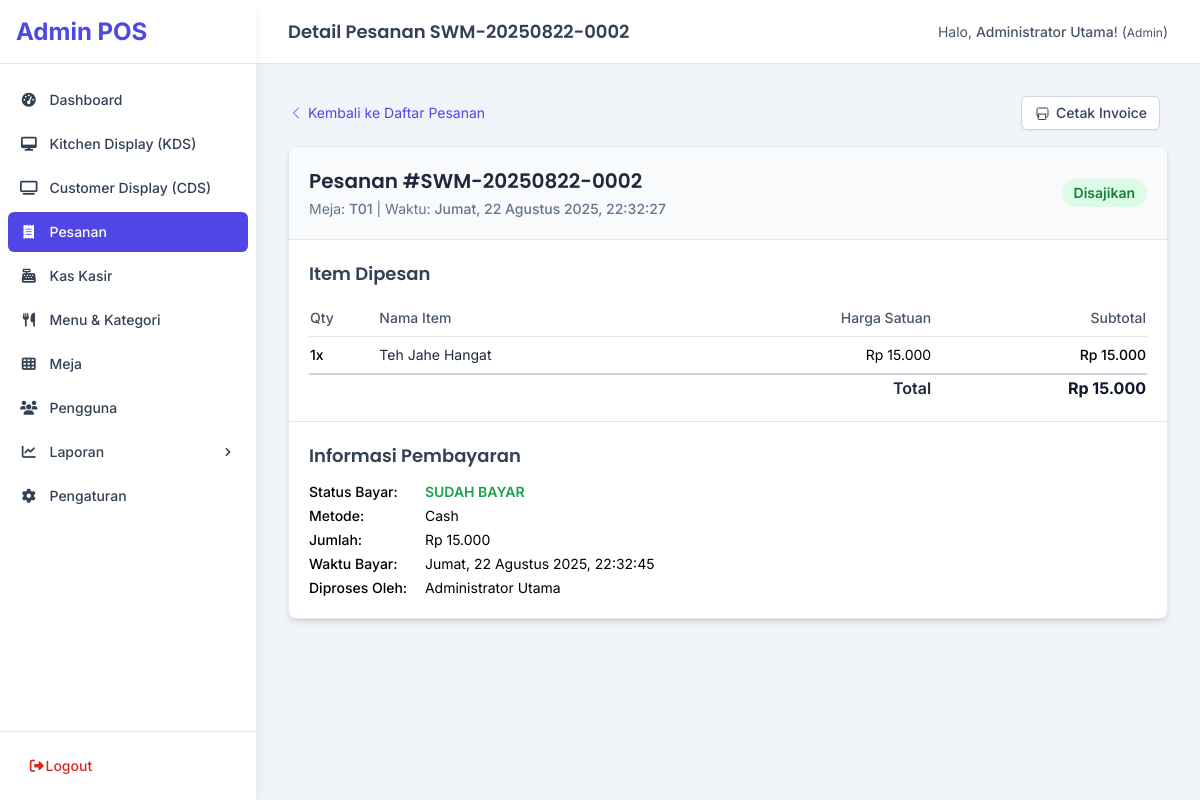
/admin/orders/show/8 (signed in), run on the app's committed database.
### tables this page shows
CREATE TABLE IF NOT EXISTS `orders` (
  `id` bigint(20) unsigned NOT NULL AUTO_INCREMENT,
  `table_id` int(10) unsigned NOT NULL COMMENT 'Relasi ke meja tempat pesanan dibuat',
  `order_number` varchar(100) NOT NULL COMMENT 'Nomor unik pesanan (e.g., STW-YYYYMMDD-NNN)',
  `total_amount` decimal(15,2) NOT NULL DEFAULT '0.00' COMMENT 'Total harga pesanan (dihitung dari order_items)',
  `status` varchar(25) NOT NULL DEFAULT 'pending_payment' COMMENT 'Status progres pesanan',
  `notes` text DEFAULT NULL COMMENT 'Catatan tambahan dari pelanggan untuk keseluruhan pesanan',
  `order_time` timestamp NOT NULL DEFAULT CURRENT_TIMESTAMP COMMENT 'Waktu pesanan dibuat',
  `created_at` timestamp DEFAULT CURRENT_TIMESTAMP,
  `updated_at` timestamp DEFAULT CURRENT_TIMESTAMP ON UPDATE CURRENT_TIMESTAMP,
  `shipping_cost` decimal(15,2) NOT NULL DEFAULT '0.00',
  `service_charge` decimal(15,2) NOT NULL DEFAULT '0.00',
  `mdr_service_fee` decimal(15,2) NOT NULL DEFAULT '0.00',
  `rounding` decimal(15,2) NOT NULL DEFAULT '0.00',
  `tax` decimal(15,2) NOT NULL DEFAULT '0.00',
  `other_revenue` decimal(15,2) NOT NULL DEFAULT '0.00',
  `purchase_promo` decimal(15,2) NOT NULL DEFAULT '0.00',
  `product_promo` decimal(15,2) NOT NULL DEFAULT '0.00',
  `complimentary` decimal(15,2) NOT NULL DEFAULT '0.00',
  `admin_fee` decimal(15,2) NOT NULL DEFAULT '0.00',
  `refunds` decimal(15,2) NOT NULL DEFAULT '0.00',
  `mdr_fee` decimal(15,2) NOT NULL DEFAULT '0.00',
  `commission` decimal(15,2) NOT NULL DEFAULT '0.00',
  PRIMARY KEY (`id`)  ,
  UNIQUE KEY `order_number` (`order_number`),
  KEY `fk_orders_tables_idx` (`table_id`),
  KEY `idx_orders_status` (`status`),
  KEY `idx_orders_order_time` (`order_time`),
  CONSTRAINT `fk_orders_tables` FOREIGN KEY (`table_id`) REFERENCES `tables` (`id`) ON UPDATE CASCADE
);

CREATE TABLE IF NOT EXISTS `tables` (
  `id` int(10) unsigned NOT NULL AUTO_INCREMENT,
  `table_number` varchar(50) NOT NULL COMMENT 'Nomor atau Nama Meja (e.g., T01, T02, VIP 1)',
  `qr_code_identifier` varchar(100) NOT NULL COMMENT 'Identifier unik untuk URL QR Code (bisa UUID atau random string)',
  `description` varchar(255) DEFAULT NULL COMMENT 'Deskripsi tambahan meja',
  `is_active` tinyint(1) NOT NULL DEFAULT '1' COMMENT 'Apakah meja ini aktif digunakan',
  `created_at` timestamp DEFAULT CURRENT_TIMESTAMP,
  `updated_at` timestamp DEFAULT CURRENT_TIMESTAMP ON UPDATE CURRENT_TIMESTAMP,
  PRIMARY KEY (`id`)  ,
  UNIQUE KEY `table_number` (`table_number`),
  UNIQUE KEY `qr_code_identifier` (`qr_code_identifier`),
  KEY `idx_tables_table_number` (`table_number`),
  KEY `idx_tables_qr_code_identifier` (`qr_code_identifier`)
);

CREATE TABLE IF NOT EXISTS `order_items` (
  `id` bigint(20) unsigned NOT NULL AUTO_INCREMENT,
  `order_id` bigint(20) unsigned NOT NULL COMMENT 'Relasi ke tabel orders',
  `menu_item_id` int(10) unsigned NOT NULL COMMENT 'Relasi ke tabel menu_items',
  `quantity` int(10) unsigned NOT NULL DEFAULT '1' COMMENT 'Jumlah item yang dipesan',
  `price_at_order` decimal(12,2) NOT NULL COMMENT 'Harga item pada saat dipesan',
  `subtotal` decimal(15,2) NOT NULL COMMENT 'Total harga (quantity * price_at_order)',
  `notes` varchar(255) DEFAULT NULL COMMENT 'Catatan spesifik untuk item ini',
  PRIMARY KEY (`id`)  ,
  KEY `fk_order_items_orders_idx` (`order_id`),
  KEY `fk_order_items_menu_items_idx` (`menu_item_id`),
  CONSTRAINT `fk_order_items_menu_items` FOREIGN KEY (`menu_item_id`) REFERENCES `menu_items` (`id`) ON UPDATE CASCADE,
  CONSTRAINT `fk_order_items_orders` FOREIGN KEY (`order_id`) REFERENCES `orders` (`id`) ON DELETE CASCADE ON UPDATE CASCADE
);

CREATE TABLE IF NOT EXISTS `menu_items` (
  `id` int(10) unsigned NOT NULL AUTO_INCREMENT,
  `category_id` int(10) unsigned NOT NULL COMMENT 'Relasi ke tabel categories',
  `name` varchar(150) NOT NULL COMMENT 'Nama item menu',
  `description` text DEFAULT NULL COMMENT 'Deskripsi item menu',
  `price` decimal(12,2) NOT NULL COMMENT 'Harga item menu (gunakan DECIMAL untuk uang)',
  `cost` decimal(12,2) DEFAULT '0.00' COMMENT 'Harga pokok penjualan (HPP) per item',
  `image_path` varchar(255) DEFAULT NULL COMMENT 'Path ke file gambar item menu',
  `is_available` tinyint(1) NOT NULL DEFAULT '1' COMMENT 'Status ketersediaan item (1=Tersedia, 0=Habis)',
  `created_at` timestamp DEFAULT CURRENT_TIMESTAMP,
  `updated_at` timestamp DEFAULT CURRENT_TIMESTAMP ON UPDATE CURRENT_TIMESTAMP,
  PRIMARY KEY (`id`)  ,
  KEY `fk_menu_items_categories_idx` (`category_id`),
  KEY `idx_menu_items_name` (`name`),
  CONSTRAINT `fk_menu_items_categories` FOREIGN KEY (`category_id`) REFERENCES `categories` (`id`) ON UPDATE CASCADE
);

CREATE TABLE IF NOT EXISTS `payments` (
  `id` bigint(20) unsigned NOT NULL AUTO_INCREMENT,
  `order_id` bigint(20) unsigned NOT NULL COMMENT 'Relasi ke order yang dibayar',
  `payment_method` enum('cash','qris','card','transfer') NOT NULL DEFAULT 'cash' COMMENT 'Metode pembayaran',
  `amount_paid` decimal(15,2) NOT NULL COMMENT 'Jumlah yang dibayar',
  `payment_time` timestamp NOT NULL DEFAULT CURRENT_TIMESTAMP COMMENT 'Waktu pembayaran',
  `processed_by_user_id` int(10) unsigned DEFAULT NULL COMMENT 'Staff (user) yang memproses pembayaran',
  `created_at` timestamp DEFAULT CURRENT_TIMESTAMP,
  `updated_at` timestamp DEFAULT CURRENT_TIMESTAMP ON UPDATE CURRENT_TIMESTAMP,
  PRIMARY KEY (`id`)  ,
  UNIQUE KEY `order_id` (`order_id`),
  KEY `fk_payments_users` (`processed_by_user_id`),
  CONSTRAINT `fk_payments_orders` FOREIGN KEY (`order_id`) REFERENCES `orders` (`id`) ON UPDATE CASCADE,
  CONSTRAINT `fk_payments_users` FOREIGN KEY (`processed_by_user_id`) REFERENCES `users` (`id`) ON DELETE SET NULL ON UPDATE CASCADE
);

CREATE TABLE IF NOT EXISTS `users` (
  `id` int(10) unsigned NOT NULL AUTO_INCREMENT,
  `username` varchar(50) NOT NULL COMMENT 'Username untuk login',
  `password` varchar(255) NOT NULL COMMENT 'HARUS disimpan dalam bentuk hash!',
  `name` varchar(100) NOT NULL COMMENT 'Nama lengkap pengguna',
  `role` enum('admin','staff','kitchen') NOT NULL DEFAULT 'staff' COMMENT 'Peran pengguna (admin, staff kasir, staff dapur)',
  `is_active` tinyint(1) NOT NULL DEFAULT '1' COMMENT 'Status aktif pengguna',
  `created_at` timestamp DEFAULT CURRENT_TIMESTAMP,
  `updated_at` timestamp DEFAULT CURRENT_TIMESTAMP ON UPDATE CURRENT_TIMESTAMP,
  PRIMARY KEY (`id`)  ,
  UNIQUE KEY `username` (`username`),
  KEY `idx_users_username` (`username`)
);

### app/views/admin/orders/show.php (the view, shortened to what the rows shown need)
<?php
$order = $order ?? null;
$payment = $payment ?? null;
$statusClasses = [
    'pending_payment' => 'bg-orange-100 text-orange-700 animate-pulse',
    'received' => 'bg-blue-100 text-blue-700',
    'preparing' => 'bg-yellow-100 text-yellow-700',
    'ready' => 'bg-teal-100 text-teal-700',
    'served' => 'bg-green-100 text-green-700',
    'cancelled' => 'bg-red-100 text-red-700',
];
$statusTexts = [
    'pending_payment' => 'Pembayaran',
    'received' => 'Diterima',
    'preparing' => 'Disiapkan',
    'ready' => 'Siap',
    'served' => 'Disajikan',
    'cancelled' => 'Batal'
];
?>
<?php if ($order): ?>
<div class="max-w-4xl mx-auto">
    <div class="mb-4 flex justify-between items-center">
         <a href="<?= UrlHelper::baseUrl('/admin/orders') ?>" class="inline-flex items-center text-sm text-indigo-600 hover:text-indigo-800">
             <svg class="w-4 h-4 mr-1" xmlns="http://www.w3.org/2000/svg" fill="none" viewBox="0 0 24 24" stroke-width="1.5" stroke="currentColor"><path stroke-linecap="round" stroke-linejoin="round" d="M15.75 19.5L8.25 12l7.5-7.5" /></svg>
             Kembali ke Daftar Pesanan
         </a>
         <div>
            <a href="<?= UrlHelper::baseUrl('/admin/orders/invoice/' . $order['id']) ?>" target="_blank" class="inline-flex items-center bg-white hover:bg-slate-50 border border-slate-300 text-slate-700 text-sm font-medium py-1.5 px-3 rounded-md transition shadow-sm mr-2">
                Cetak Invoice
            </a>
         </div>
    </div>
    <div class="bg-white rounded-lg shadow-md overflow-hidden border border-slate-200">
        <div class="p-5 border-b border-slate-200 bg-slate-50">
             <div class="flex flex-col sm:flex-row justify-between sm:items-center">
                 <div>
                     <h2 class="text-xl font-semibold text-slate-800">Pesanan #<?= SanitizeHelper::html($order['order_number']) ?></h2>
                     <p class="text-sm text-slate-500 mt-1">
                         Meja: <span class="font-medium"><?= SanitizeHelper::html($order['table_number']) ?></span> |
                         Waktu: <span class="font-medium"><?= DateHelper::formatIndonesian($order['order_time'], 'full') ?></span>
                     </p>
                 </div>
                 <div class="mt-3 sm:mt-0 text-center sm:text-right">
                     <span class="inline-block text-sm font-semibold px-3 py-1 rounded-full <?= $statusClasses[$order['status']] ?? 'bg-gray-100 text-gray-600' ?>">
                         <?= SanitizeHelper::html($statusTexts[$order['status']] ?? ucfirst($order['status'])) ?>
                     </span>
                 </div>
             </div>
        </div>
        <div class="p-5">
            <h3 class="text-lg font-semibold text-slate-700 mb-3">Item Dipesan</h3>
            <div class="overflow-x-auto">
                <table class="min-w-full text-sm">
                    <thead class="text-left">
                        <tr class="border-b border-slate-200">
                            <th class="py-2 font-medium text-slate-600">Qty</th>
                            <th class="py-2 font-medium text-slate-600">Nama Item</th>
                            <th class="py-2 font-medium text-slate-600 text-right">Harga Satuan</th>
                            <th class="py-2 font-medium text-slate-600 text-right">Subtotal</th>
                        </tr>
                    </thead>
                    <tbody class="divide-y divide-slate-200">
                        <?php if (!empty($order['items'])): ?>
                            <?php foreach ($order['items'] as $item): ?>
                                <tr>
                                    <td class="py-2 pr-2 font-medium"><?= SanitizeHelper::html($item['quantity']) ?>x</td>
                                    <td class="py-2 text-slate-800">
                                        <?= SanitizeHelper::html($item['menu_item_name']) ?>
                                    </td>
                                    <td class="py-2 text-right"><?= NumberHelper::formatCurrencyIDR($item['price_at_order']) ?></td>
                                    <td class="py-2 text-right font-medium"><?= NumberHelper::formatCurrencyIDR($item['subtotal']) ?></td>
                                </tr>
                            <?php endforeach; ?>
                        <?php else: ?>
                            <tr>
                                <td colspan="4" class="py-4 text-center text-slate-500 italic">Tidak ada item dalam pesanan ini.</td>
                            </tr>
                        <?php endif; ?>
                    </tbody>
                    <tfoot>
                        <tr class="border-t-2 border-slate-300">
                            <td colspan="3" class="pt-3 text-right font-semibold text-slate-800 text-base">Total</td>
                            <td class="pt-3 text-right font-bold text-slate-900 text-base"><?= NumberHelper::formatCurrencyIDR($order['total_amount']) ?></td>
                        </tr>
                    </tfoot>
                </table>
            </div>
        </div>
         <div class="p-5 border-t border-slate-200">
             <h3 class="text-lg font-semibold text-slate-700 mb-3">Informasi Pembayaran</h3>
             <?php if ($payment): ?>
                 <div class="text-sm space-y-1">
                     <p><strong class="font-medium w-28 inline-block">Status Bayar:</strong> <span class="text-green-600 font-semibold">SUDAH BAYAR</span></p>
                     <p><strong class="font-medium w-28 inline-block">Metode:</strong> <?= SanitizeHelper::html(ucfirst($payment['payment_method'])) ?></p>
                     <p><strong class="font-medium w-28 inline-block">Jumlah:</strong> <?= NumberHelper::formatCurrencyIDR($payment['amount_paid']) ?></p>
                     <p><strong class="font-medium w-28 inline-block">Waktu Bayar:</strong> <?= DateHelper::formatIndonesian($payment['payment_time'], 'full') ?></p>
                     <p><strong class="font-medium w-28 inline-block">Diproses Oleh:</strong> <?= SanitizeHelper::html($payment['processed_by_user_name'] ?? 'N/A') ?></p>
                 </div>
             <?php elseif($order['status'] === 'cancelled'): ?>
                  <p class="text-sm text-red-600">Pesanan ini dibatalkan.</p>
             <?php endif; ?>
        </div>
    </div>
</div>
<?php endif; ?>

### data on the page
orders: order_number "SWM-20250822-0002", table.table_number "T01", order_time "Jumat, 22 Agustus 2025, 22:32:27", status "Disajikan", total_amount "Rp 15.000"
order_items: quantity "1", menu_item.name "Teh Jahe Hangat", price_at_order "Rp 15.000", subtotal "Rp 15.000"
payments: payment_method "Cash", amount_paid "Rp 15.000", payment_time "Jumat, 22 Agustus 2025, 22:32:45", processed_by_user.name "Administrator Utama"

### other printed values
SanitizeHelper::html($pageTitle) "Detail Pesanan SWM-20250822-0002"
SanitizeHelper::html(AuthHelper::getUserName() ?? 'User') "Administrator Utama"
SanitizeHelper::html(ucfirst(AuthHelper::getUserRole() ?? '')) "Admin"
